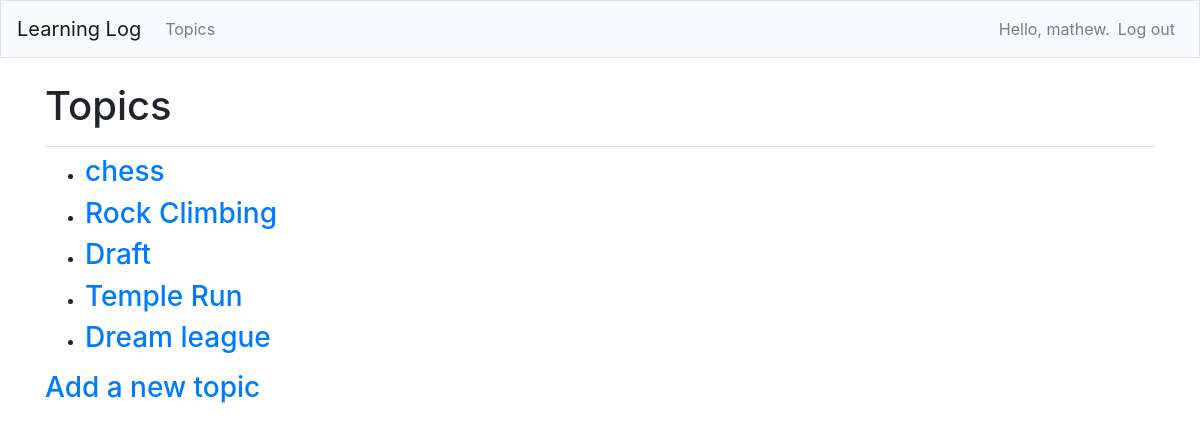
Page /topic/ (signed in) on the earlier database version.
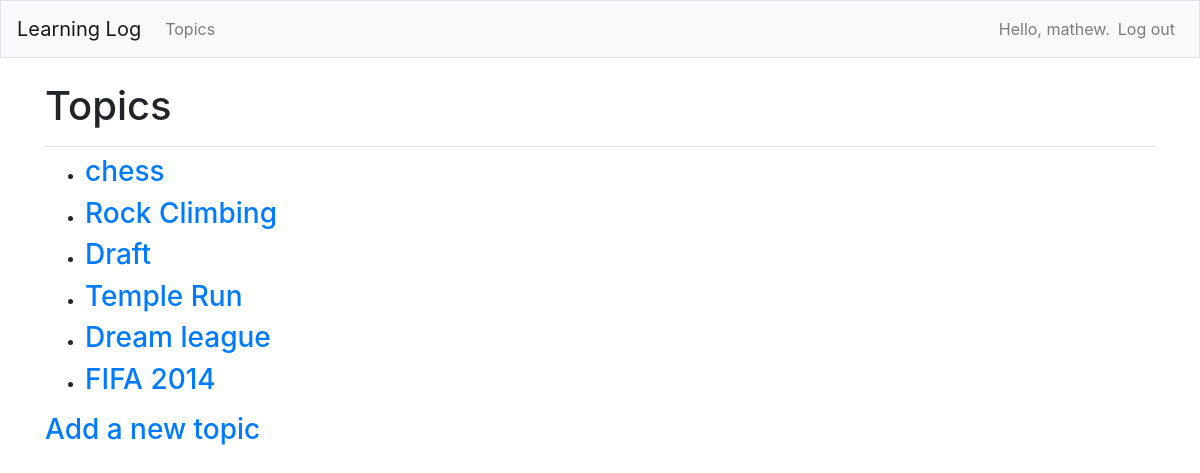
Same page on the later database version.
### learninglog/models.py (models this page shows)
class Topic(models.Model):
     text = models.CharField(max_length=200)
     date_added = models.DateTimeField(auto_now_add=True)
     owner = models.ForeignKey(User, on_delete=models.CASCADE)
     def __str__(self):
       return self.text

### learninglog/views.py (the view)
# urls.py: path('topic/', views.topics, name='topics'),
@login_required
def topics(request):
        topics = Topic.objects.filter(owner=request.user).order_by('date_added')
        context = {'topics': topics}
        return render(request, 'learninglog/topics.html', context)

### learninglog/templates/learninglog/topics.html
{% extends "learninglog/base.html" %}
{% block page_header %}
   <h1>Topics</h1>
{% endblock page_header %}
{% block content %}
<ul>
    {% for topic in topics %}
        <li><h3>
            <a href="{% url 'learninglog:topic' topic.id %}">{{ topic }}
</a>
            </h3></li>
    {% empty %}
        <li><h3> No topics have been addedyet.</li>
    {% endfor %}
</ul>
<h3><a href="{% url 'learninglog:new_topic' %}">Add a new topic</a></h3>
{% endblock content%}

### learninglog/templates/learninglog/base.html (shortened to what this page needs)
{% load bootstrap4 %}
  <!doctype html>
  <html lang="en">
  <head>
    {% bootstrap_css %}
</head>
<body>
  <nav class="navbar navbar-expand-md navbar-light bg-light mb-4 border">
    <a class="navbar-brand" href="{% url 'learninglog:index'%}">
                Learning Log</a>
    <div class="collapse navbar-collapse" id="navbarCollapse">
      <ul class="navbar-nav mr-auto">
        <li class="nav-item">
        <a class="nav-link" href="{% url 'learninglog:topics'%}">
            Topics</a></li>
    </ul>
    <ul class="navbar-nav ml-auto">
      {% if user.is_authenticated %}
          <li class="nav-item">
            <span class="navbar-text">Hello, {{ user.username }}.</span>
          </li>
          <li class="nav-item">
            <a class="nav-link" href="{% url 'users:logout' %}">Log
out</a>
          </li>
          {% endif %}
          </ul>
      </div>
    </nav>
    <main role="main" class="container">
        <div class="pb-2 mb-2 border-bottom">
          {% block page_header %}{% endblock page_header %}
        </div>
        <div>
          {% block content %}{% endblock content %}
        </div>
      </main>
      </body>
      </html>

Differences in the rows shown:
added Topic: text "FIFA 2014"
